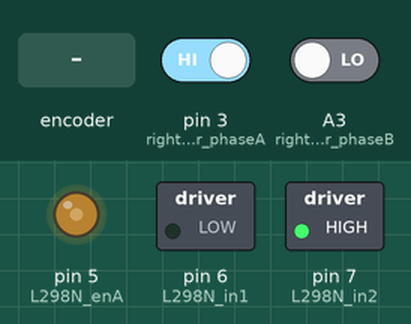
This sketch was run on a simulated Arduino Uno, built with avr-gcc and run on an emulated ATmega328P. Parts: switched loads named in the sketch (green lamp = pin HIGH), output pins drawn as LEDs (lit = HIGH). The inputs (shaded band) are chosen by the test bench; at power-on: pin 3 (right_encoder_phaseA) HIGH, A3 (right_encoder_phaseB) LOW. What the sketch prints to the serial monitor is not drawn.

Above: at 1.2 s.
1.3 s: rotary encoder on pin 3 (right_encoder_phaseA) / A3 (right_encoder_phaseB) turned 1 step (first pin leading)
Timing chart, 0 to 4.3 s (numbered marks = the images above; inputs shaded):
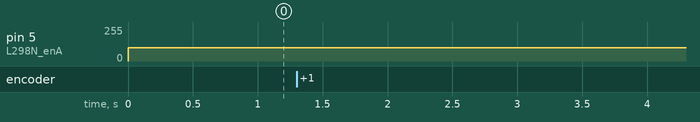

The sketch:

simple_motor_control.ino
```cpp
#define L298N_enA 5
#define L298N_in1 6
#define L298N_in2 7
#define right_encoder_phaseA 3
#define right_encoder_phaseB A3
unsigned int right_encoder_counter = 0;
String right_encoder_sign = "p";
double right_wheel_meas_vel = 0.0;


// #define L298N_enB 10
// #define L298N_in3 9
// #define L298N_in4 8

double cmd = 0.0;

// void motor_fowward()
// {
//   digitalWrite(L298N_in1, HIGH);
//   digitalWrite(L298N_in2, LOW);

// }

void setup()
{
  pinMode(L298N_enA, OUTPUT);
  pinMode(L298N_in1, OUTPUT);
  pinMode(L298N_in2, OUTPUT);
  pinMode(right_encoder_phaseA, INPUT);
  pinMode(right_encoder_phaseB, INPUT);
  attachInterrupt(digitalPinToInterrupt(right_encoder_phaseA), rightEncoderCallback, RISING);

  digitalWrite(L298N_in1, LOW);
  digitalWrite(L298N_in2, HIGH);
  Serial.begin(115200);

}

void loop()
{
  /*
  0.10472 = 2pi/60
  rpm * 0.10472 = rad/s
  */
  right_wheel_meas_vel = 10 *right_encoder_counter * (60.0 / 350) * 0.10472;  // rad/s
  String encoder_read = right_encoder_sign + String(right_wheel_meas_vel);
  Serial.println(encoder_read);
  analogWrite(L298N_enA, 100);
  right_encoder_counter = 0;

  delay(100);


  // if(Serial.available())
  // {
  //   cmd = Serial.readString().toDouble();
  // }


}


void rightEncoderCallback()
{
  right_encoder_counter++;
  if(digitalRead(right_encoder_phaseB) == HIGH)
  {
    right_encoder_sign = "p";

  }
  else
  {
    right_encoder_sign = "n";

  }

}
```

Measured:
- after the input at 1.3 s, every drawn part: stays the same
